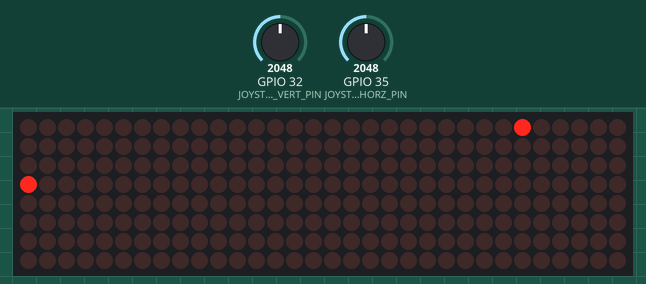
Simulated run of this program. Board: ESP32. On the bench: 32×8 LED matrix. The inputs (shaded band) are chosen by the test bench; at power-on: GPIO 32 (JOYSTICK_VERT_PIN) = 2048, GPIO 35 (JOYSTICK_HORZ_PIN) = 2048. Random numbers use the default seed unless the program sets one.

Above: at 1.7 s.
2.1 s: GPIO 32 (JOYSTICK_VERT_PIN) set to 1969
At 5.7 s:
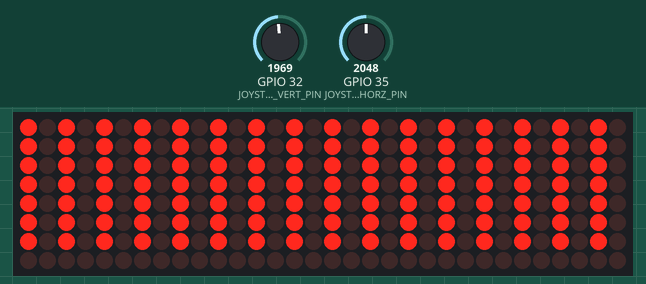
8.1 s: GPIO 35 (JOYSTICK_HORZ_PIN) set to 2147
At 10.45 s:
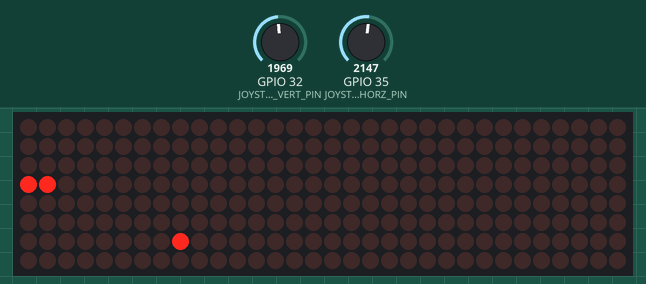
11.1 s: GPIO 35 (JOYSTICK_HORZ_PIN) set to 2047
At 17.9 s:
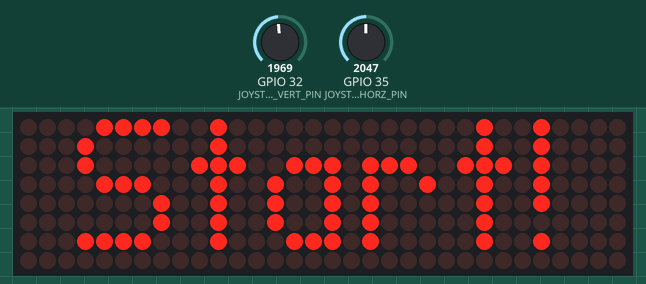
Timing chart, 0 to 19.4 s (numbered marks = the images above; inputs shaded):
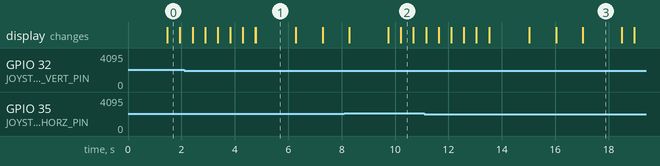

Measured:
- the behaviour switches between 1998 and 1997 on GPIO 32 (JOYSTICK_VERT_PIN) (found by bisection; images 0 and 1)
- the behaviour switches between 2098 and 2099 on GPIO 35 (JOYSTICK_HORZ_PIN) (found by bisection; images 1 and 2)
- what the display in image 1 shows lasts 1.5 s, from 4.8 s to 6.3 s

The program:

main.cpp
```cpp
#include <Arduino.h>
#include <MD_MAX72xx.h>
#include "Joystick.h"
#include "Snake.h"

// Constants for timing and game logic
#define JOYSTICK_SAMPLE_PERIOD_MS 10
#define GAME_RUNNING_LOGIC_PERIOD_MS 450

coordinates_t food_coordinates;

// LED matrix setup
#define LED_MX_MAX_DEVICES 4
const int led_mx_max_x = LED_MX_MAX_DEVICES * 8 - 1;
const int led_mx_max_y = 7;
#define LED_MX_CLK_PIN 18
#define LED_MX_DATA_PIN 23
#define LED_MX_CS_PIN 22
MD_MAX72XX led_mx = MD_MAX72XX(MD_MAX72XX::PAROLA_HW, LED_MX_CS_PIN, LED_MX_MAX_DEVICES);

#define CHAR_SPACING 1

char GAME_OVER_MESSAGE[] = "|||||||||||||||||||";
char START_MESSAGE[] = " Start!";
char SCORE_MESSAGE[] = " Score:";

enum print_text_states_t
{
    TEXT_STATE_GET_CHAR,
    TEXT_STATE_SHOW_CHAR,
    TEXT_STATE_PREPARE_BLANK,
    TEXT_STATE_SHOW_BLANK
};

#define JOYSTICK_VERT_PIN 32
#define JOYSTICK_HORZ_PIN 35
#define JOYSTICK_SEL_PIN 34
Joystick joystick(JOYSTICK_VERT_PIN, JOYSTICK_HORZ_PIN, JOYSTICK_SEL_PIN);

direction_t direction = RIGHT;
Snake snake(direction);

// Game states
enum game_states_t
{
    GAME_STATE_START,
    GAME_STATE_RUN,
    GAME_STATE_PRINT_SCORE,
};
game_states_t game_state = GAME_STATE_START;

// Function to print text on the LED matrix
void print_text(uint8_t mod_start, uint8_t mod_end, char *message);

void setup()
{
    led_mx.begin();
    joystick.init();
}

void loop()
{
    switch (game_state)
    {
    case GAME_STATE_START:
        print_text(0, LED_MX_MAX_DEVICES - 1, START_MESSAGE);
        delay(1000);

        snake.init();
        direction = RIGHT;
        food_coordinates.x = random(0, led_mx_max_x);
        food_coordinates.y = random(0, led_mx_max_y);
        led_mx.control(MD_MAX72XX::INTENSITY, MAX_INTENSITY / 2);
        game_state = GAME_STATE_RUN;
        break;

    case GAME_STATE_RUN:
        static uint16_t run_logic_period_couter = 0;
        joystick.read_direction(direction);

        if (run_logic_period_couter > GAME_RUNNING_LOGIC_PERIOD_MS)
        {
            led_mx.clear();
            led_mx.setPoint(food_coordinates.y, food_coordinates.x, true);
            for (uint8_t idx = 0; idx < snake.size; idx++)
            {
                // Set points of the snake on the LED matrix
                led_mx.setPoint(snake.coordinates[idx].y, snake.coordinates[idx].x, true);

                // Check if snake's head hits its body or not
                if (idx > 0 &&
                    (snake.coordinates[0].x == snake.coordinates[idx].x &&
                     snake.coordinates[0].y == snake.coordinates[idx].y))
                {
                    game_state = GAME_STATE_PRINT_SCORE;
                }
            }

            // Check if snake is not out of LED matrix
            if (snake.coordinates[0].x > led_mx_max_x ||
                snake.coordinates[0].y > led_mx_max_y ||
                snake.coordinates[0].x < 0 ||
                snake.coordinates[0].y < 0)
            {
                game_state = GAME_STATE_PRINT_SCORE;
            }

            // Game ends when max foods are collected
            if (snake.size >= snake.MAX_SNAKE_SIZE)
            {
                game_state = GAME_STATE_PRINT_SCORE;
            }

            led_mx.update();

            snake.run(direction);

            if(snake.has_eaten(food_coordinates))
            {
                // I did not add logic to check if food is generated
                // on top of the snake. I like this way more.
                food_coordinates.x = random(0, led_mx_max_x);
                food_coordinates.y = random(0, led_mx_max_y);
            }
            run_logic_period_couter = 0;
        }

        run_logic_period_couter = run_logic_period_couter + JOYSTICK_SAMPLE_PERIOD_MS;

        delay(JOYSTICK_SAMPLE_PERIOD_MS);

        break;

    case GAME_STATE_PRINT_SCORE:

        print_text(0, LED_MX_MAX_DEVICES - 1, GAME_OVER_MESSAGE);
        delay(1500);

        print_text(0, LED_MX_MAX_DEVICES - 1, SCORE_MESSAGE);
        delay(1000);
        char score[6];

        sprintf(score, "    %u", snake.score);
        print_text(0, LED_MX_MAX_DEVICES - 1, score);
        delay(1000);
        game_state = GAME_STATE_START;
        break;

    default:
        break;
    }
}

/**
 * @brief Print text on the LED matrix.
 * @param mod_start The starting module index.
 * @param mod_end The ending module index.
 * @param message The text message to be displayed.
 */
void print_text(uint8_t mod_start, uint8_t mod_end, char *message)
{
    print_text_states_t state = TEXT_STATE_GET_CHAR;
    uint8_t cur_len;
    uint16_t show_len; // actual length of char
    uint8_t buffer[8]; // keeps data about char pixels
    int16_t col = ((mod_end + 1) * COL_SIZE) - 1;

    led_mx.control(mod_start, mod_end, MD_MAX72XX::UPDATE, MD_MAX72XX::OFF);

    do
    {
        switch (state)
        {
        case TEXT_STATE_GET_CHAR:
            if (*message == '\0')
            {
                show_len = col - (mod_end * COL_SIZE);
                state = TEXT_STATE_PREPARE_BLANK;
                break;
            }

            show_len = led_mx.getChar(*message++, sizeof(buffer) / sizeof(buffer[0]), buffer);
            cur_len = 0;
            state = TEXT_STATE_SHOW_CHAR;
			// fall throug

        case TEXT_STATE_SHOW_CHAR:
            led_mx.setColumn(col--, buffer[cur_len++]);

            if (cur_len == show_len)
            {
                show_len = CHAR_SPACING;
                state = TEXT_STATE_PREPARE_BLANK;
            }
            break;

        case TEXT_STATE_PREPARE_BLANK:
            cur_len = 0;
            state = TEXT_STATE_SHOW_BLANK;
			// fall through

        case TEXT_STATE_SHOW_BLANK:
            led_mx.setColumn(col--, 0);
            cur_len++;

            if (cur_len == show_len)
            {
                state = TEXT_STATE_GET_CHAR;
            }
            break;

        default:
            col = -1;
        }
    } while (col >= (mod_start * COL_SIZE));

    led_mx.control(mod_start, mod_end, MD_MAX72XX::UPDATE, MD_MAX72XX::ON);
}
```

Joystick.cpp
```cpp
#include <Arduino.h>
#include "Joystick.h"

/// The neutral level for the joystick pin values.
const int PIN_NEUTRAL_LVL = 2048;

/// The threshold for pin value change to activate a direction.
const int PIN_ACTIVATION_THRESHOLD = 50;

/**
 * @brief Constructor for the Joystick class.
 * @param PIN_VERTICAL_ Pin number for the vertical axis of the joystick.
 * @param PIN_HORIZONTAL_ Pin number for the horizontal axis of the joystick.
 * @param PIN_SELECT_ Pin number for the select button of the joystick.
 */
Joystick::Joystick(int PIN_VERTICAL_, int PIN_HORIZONTAL_, int PIN_SELECT_) :
    PIN_VERTICAL(PIN_VERTICAL_),
    PIN_HORIZONTAL(PIN_HORIZONTAL_),
    PIN_SELECT(PIN_SELECT_)
{ }

/**
 * @brief Read the direction of the joystick.
 * @param direction A reference to a direction_t variable to store the
 *        detected direction.
 */
void Joystick::read_direction(direction_t& direction)
{
    int horz = analogRead(PIN_HORIZONTAL);
    int vert = analogRead(PIN_VERTICAL);
    if (vert < (PIN_NEUTRAL_LVL - PIN_ACTIVATION_THRESHOLD))
    {
        direction = DOWN;
    }
    if (vert > (PIN_NEUTRAL_LVL + PIN_ACTIVATION_THRESHOLD))
    {
        direction = UP;
    }
    if (horz > (PIN_NEUTRAL_LVL + PIN_ACTIVATION_THRESHOLD))
    {
        direction = LEFT;
    }
    if (horz < (PIN_NEUTRAL_LVL - PIN_ACTIVATION_THRESHOLD))
    {
        direction = RIGHT;
    }
}

/**
 * @brief Initialize the joystick pins.
 */
void Joystick::init()
{
    pinMode(PIN_VERTICAL, INPUT);
    pinMode(PIN_HORIZONTAL, INPUT);
    pinMode(PIN_SELECT, INPUT_PULLUP);
}
```

Joystick.h
```cpp
#ifndef JOYSTICK
#define JOYSTICK

enum direction_t
{
    DOWN,
    UP,
    LEFT,
    RIGHT
};

class Joystick
{
    public:
        Joystick(int PIN_VERTICAL_, int PIN_HORIZONTAL_, int PIN_SELECT_);
        void read_direction(direction_t& direction);
        void init();
    private:
        const int PIN_VERTICAL;
        const int PIN_HORIZONTAL;
        const int PIN_SELECT;
};

#endif
```

Snake.cpp
```cpp
#include <stdint.h>
#include "Joystick.h"
#include "Snake.h"

/**
 * @brief Constructor for the Snake class.
 * @param init_dir The initial direction of the snake.
 */
Snake::Snake(direction_t init_dir) :
    current_dir(init_dir), score(0)
{
    // Initialize the snake with the provided direction and score.
}

/**
 * @brief Initialize the snake at the beginning of new round.
 */
void Snake::init()
{
    coordinates[0].x = HEAD_INIT_X;
    coordinates[0].y = 3;

    coordinates[1] = coordinates[0];
    coordinates[2] = coordinates[0];

    coordinates[1].x = HEAD_INIT_X + 1;
    coordinates[2].x = HEAD_INIT_X + 2;

    current_dir = RIGHT;
    score = 0;
    size = INIT_SNAKE_SIZE;
}

/**
 * @brief Check if the snake has eaten the food at the given coordinates.
 * @param food_coord The coordinates of the food.
 * @return True if the snake has eaten the food, false otherwise.
 */
bool Snake::has_eaten(coordinates_t food_coord)
{
    bool has_eaten = false;
    if(food_coord.x == coordinates[0].x && food_coord.y == coordinates[0].y)
    {
        has_eaten = true;
        size++;
        score++;
    }
    return has_eaten;
}

/**
 * @brief Move the snake in the specified direction.
 * @param new_dir The new direction to move the snake.
 */
void Snake::run(direction_t new_dir)
{
    // Protection against moving backwards:
    if (!(new_dir == RIGHT && current_dir == LEFT)  &&
        !(new_dir == LEFT && current_dir == RIGHT) &&
        !(new_dir == DOWN && current_dir == UP)    &&
        !(new_dir == UP && current_dir == DOWN))
    {
        current_dir = new_dir;
    }

    // Move the body of the snake.
    for (uint8_t idx = size; idx > 0; idx--)
    {
        coordinates[idx] = coordinates[idx - 1];
    }

    // Move the head of the snake based on the current direction.
    if (current_dir == DOWN)
    {
        coordinates[0].y = coordinates[0].y + 1;
    }
    if (current_dir == UP)
    {
        coordinates[0].y = coordinates[0].y - 1;
    }
    if (current_dir == LEFT)
    {
        coordinates[0].x = coordinates[0].x + 1;
    }
    if (current_dir == RIGHT)
    {
        coordinates[0].x = coordinates[0].x - 1;
    }
}
```

Snake.h
```cpp
#ifndef SNAKE
#define SNAKE


typedef struct
{
  int8_t x;
  int8_t y;
} coordinates_t;

class Snake
{
    public:
        Snake(direction_t init_dir);
        void init();
        void run(direction_t new_dir);
        bool has_eaten(coordinates_t food_coord);

        static const uint8_t MAX_SNAKE_SIZE = 100;
        static const uint8_t INIT_SNAKE_SIZE = 3;
        uint8_t size = INIT_SNAKE_SIZE;
        coordinates_t coordinates[MAX_SNAKE_SIZE];
        uint8_t score;

    private:
        static const uint8_t HEAD_INIT_X = 31;
        direction_t current_dir;
};

#endif
```
